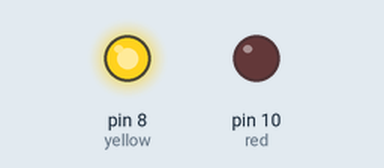
Recording of a sketch running on a simulated Arduino Uno, built with avr-gcc and run on an emulated ATmega328P. On the bench: output pins drawn as LEDs (lit = HIGH).

Above: at 0.3 s.
At 6.3 s:
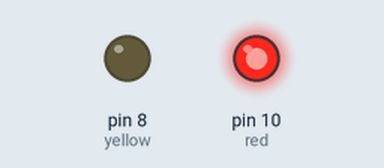
At 11.7 s:
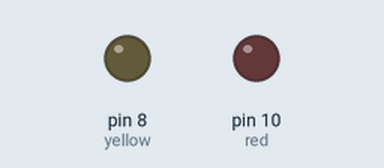
Timing chart, 0 to 12.5 s (numbered marks = the images above):
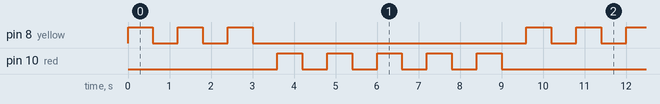

Measured:
- by itself, pin 8 (yellow): repeats every 9.6 s: 2 × (LOW 0.60 s, HIGH 0.60 s), LOW 6.6 s, HIGH 0.60 s
- by itself, pin 10 (red): repeats every 9.6 s: 4 × (LOW 0.60 s, HIGH 0.60 s), LOW 4.2 s, HIGH 0.60 s
- by itself, everything shown: repeats every 9.6 s, in 16 steps

The sketch:

forLoops.ino
```cpp
int yellow = 8;
int red = 10;
int wait = 600;

void setup()
{
  pinMode(yellow, OUTPUT);
  pinMode(red, OUTPUT);
}

void loop()
{
  for (int i = 0; i < 3; i++)
  {
    digitalWrite(yellow, HIGH);
    delay(wait);
    digitalWrite(yellow, LOW);
    delay(wait);
  }

  for (int i = 0; i < 5; i++)
  {
    digitalWrite(red, HIGH);
    delay(wait);
    digitalWrite(red, LOW);
    delay(wait);
  }
}
```
